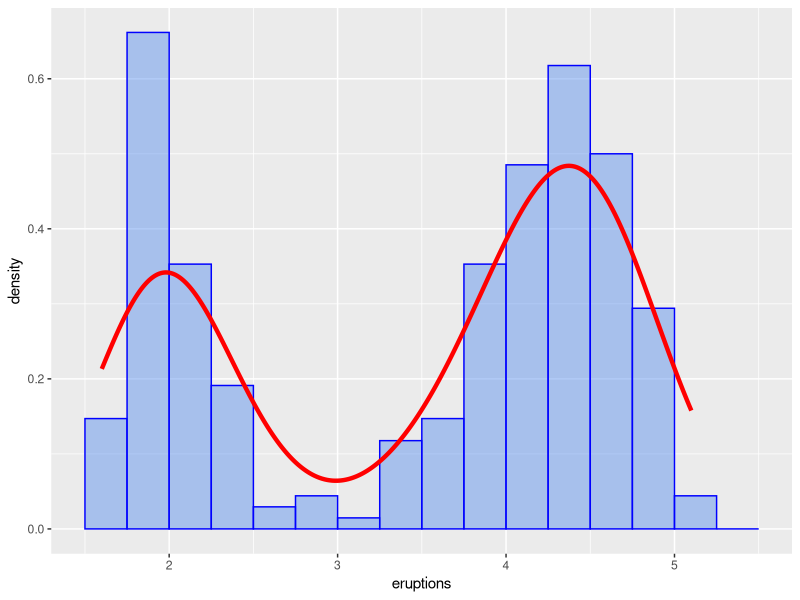
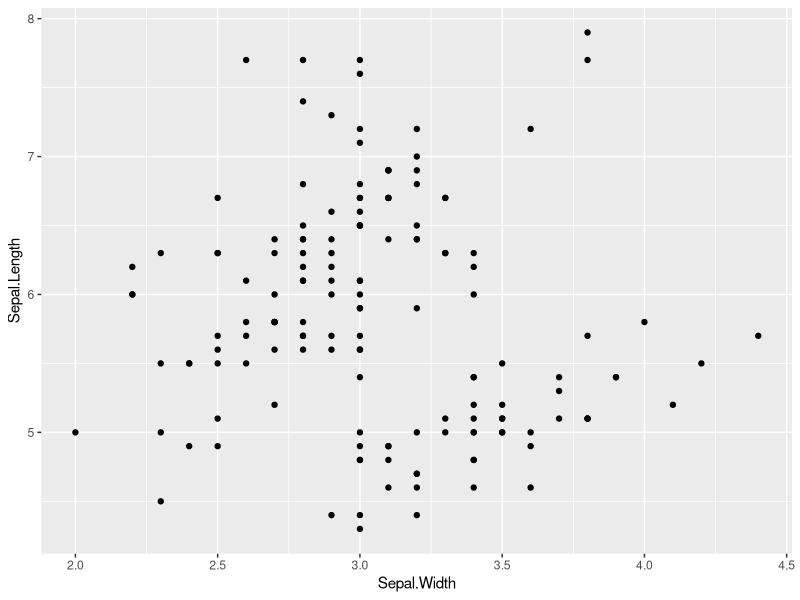
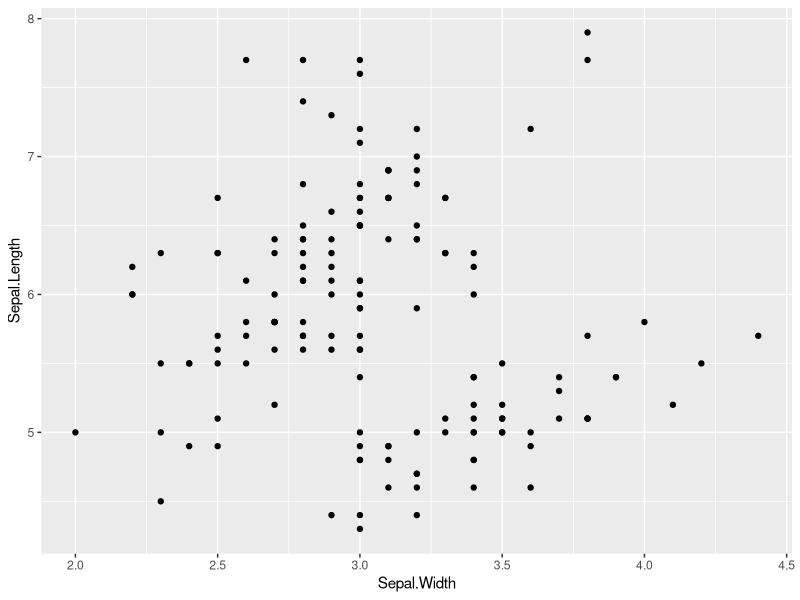

These charts were generated, in order, by the following R code:
## ---- chunk 1
library(ggplot2)
ggplot(faithful, aes(x = eruptions, y = after_stat(density))) +
  geom_histogram(breaks = seq(1.5, 5.5, .25), color = "blue",
                 fill = "cornflowerblue", alpha = .5) +
  geom_density(linewidth = 1.5, color = "red")
## ---- chunk 2
#| fig.align: right
ggplot(iris, aes(Sepal.Width, Sepal.Length)) + geom_point()
## ---- chunk 3
#| fig-align: left
ggplot(iris, aes(Sepal.Width, Sepal.Length)) + geom_point()
